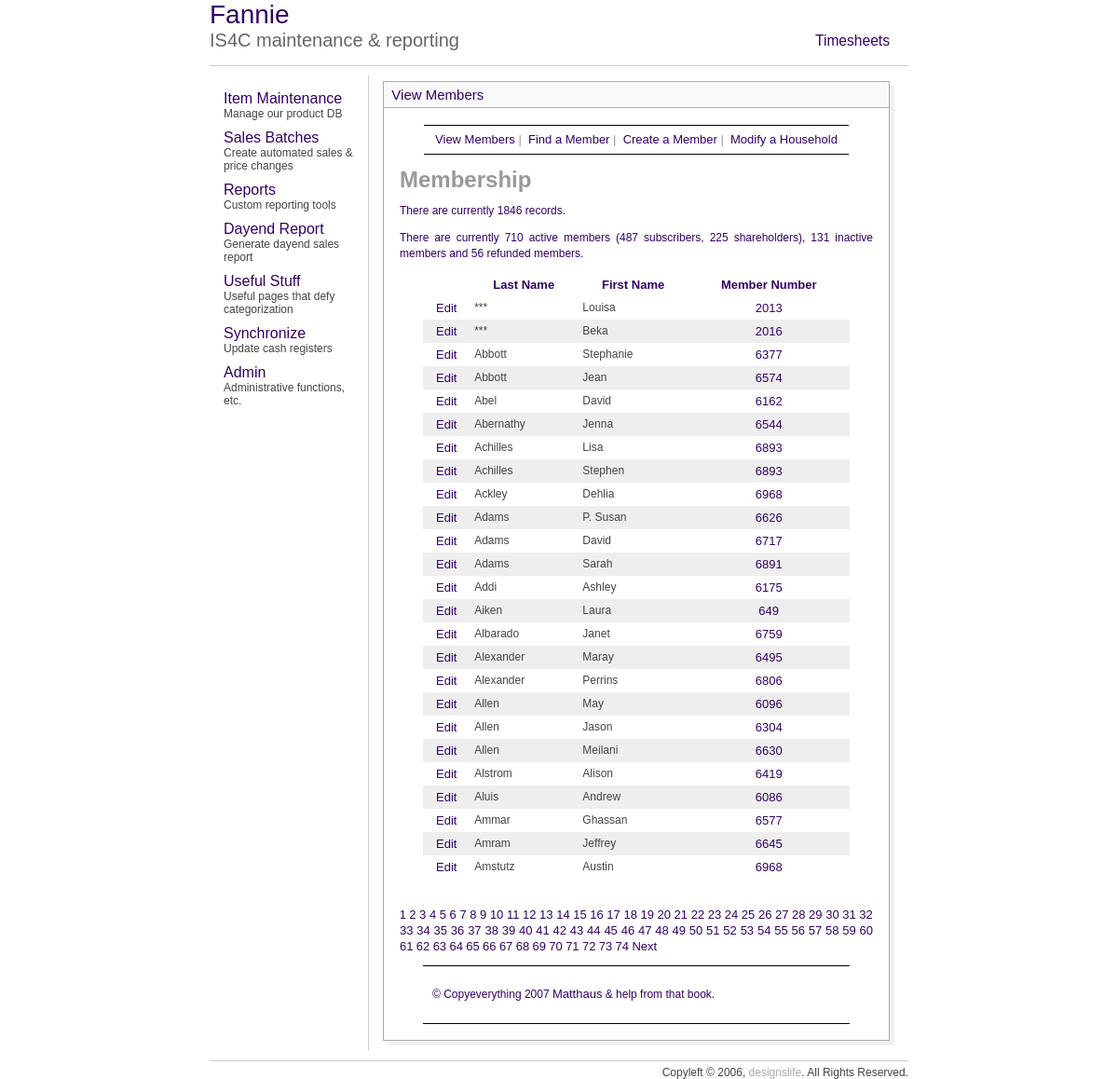
The app's page /mem/view_members.php?sort=lna&s=0&np=74 with its own data.
### tables this page shows
CREATE TABLE `custdata` (
  `CardNo` int(8) default NULL,
  `personNum` tinyint(4) NOT NULL default '1',
  `LastName` varchar(30) default NULL,
  `FirstName` varchar(30) default NULL,
  `CashBack` double NOT NULL default '60',
  `Balance` double NOT NULL default '0',
  `Discount` smallint(6) default NULL,
  `MemDiscountLimit` double NOT NULL default '0',
  `ChargeOk` tinyint(4) NOT NULL default '1',
  `WriteChecks` tinyint(4) NOT NULL default '1',
  `StoreCoupons` tinyint(4) NOT NULL default '1',
  `Type` varchar(10) NOT NULL default 'pc',
  `memType` tinyint(4) default NULL,
  `staff` tinyint(4) NOT NULL default '0',
  `SSI` double NOT NULL default '0',
  `Purchases` double NOT NULL default '0',
  `NumberOfChecks` smallint(6) NOT NULL default '0',
  `memCoupons` int(11) NOT NULL default '1',
  `blueLine` varchar(50) default NULL,
  `Shown` tinyint(4) NOT NULL default '1',
  `id` int(11) NOT NULL auto_increment,
  `modified` datetime NOT NULL,
  `phone` bigint(10) unsigned zerofill default NULL,
  `CouponOK` tinyint(1) default '0',
  PRIMARY KEY  (`id`),
  KEY `LastName` (`LastName`),
  KEY `CardNo_2` (`CardNo`,`memType`,`staff`,`id`,`personNum`)
);

### mem/view_members.php (the view, shortened to what this page needs)
<?php
echo'<h1 id="mainhead">Membership</h1>';
require_once ('../includes/mysqli_connect.php');
mysqli_select_db($db_slave, 'is4c_op');
$display = 25;
$query = "SELECT COUNT(id) FROM custdata ORDER BY cardno ASC";
$result = mysqli_query($db_slave, $query);
$row = mysqli_fetch_array($result, MYSQLI_NUM);
$num_records = $row[0];
$activeQ = "SELECT * FROM custdata WHERE memType in (1,2) AND cardno <> 3000 GROUP BY cardno";
$subscribersQ = "SELECT * FROM custdata WHERE memType = 2 AND cardno <> 3000 GROUP BY cardno";
$shareholdersQ = "SELECT * FROM custdata WHERE memType = 1 AND cardno <> 3000 GROUP BY cardno";
$inactiveQ = "SELECT * FROM custdata WHERE memType = 5 AND cardno <> 3000 GROUP BY cardno";
$refundQ = "SELECT * FROM custdata WHERE memType = 4 AND cardno <> 3000 GROUP BY cardno";
$activeR = mysqli_query($db_slave, $activeQ);
$inactiveR = mysqli_query($db_slave, $inactiveQ);
$refundR = mysqli_query($db_slave, $refundQ);
$subscribersR = mysqli_query($db_slave, $subscribersQ);
$shareholdersR = mysqli_query($db_slave, $shareholdersQ);
$subscribers = mysqli_num_rows($subscribersR);
$shareholders = mysqli_num_rows($shareholdersR);
$active = mysqli_num_rows($activeR);
$inactive = mysqli_num_rows($inactiveR);
$refund = mysqli_num_rows($refundR);
if (isset($_GET['np'])) {
	$num_pages = $_GET['np'];
} else {
	if ($num_records > $display) {
		$num_pages = ceil ($num_records/$display);
	} else {
		$num_pages = 1;
	}
}
if (isset($_GET['s'])) {
	$start = $_GET['s'];
} else {
	$start = 0;
}
$link1 = "{$_SERVER['PHP_SELF']}?sort=lna";
$link2 = "{$_SERVER['PHP_SELF']}?sort=fna";
$link3 = "{$_SERVER['PHP_SELF']}?sort=cna";
if (isset($_GET['sort'])) {
	switch ($_GET['sort']) {
		case 'lna':
		$order_by = 'LastName ASC';
		$link1 = "{$_SERVER['PHP_SELF']}?sort=lnd";
		break;
	}
	$sort = $_GET['sort'];
} else {
	$order_by = 'CardNo DESC';
	$sort = 'cnd';
}
$query = "SELECT LastName, FirstName, CardNo, id FROM custdata WHERE CardNo != 9999 AND CardNo != 99999 ORDER BY $order_by LIMIT $start, $display";
$result = mysqli_query($db_slave, $query);
echo "<p>There are currently $num_records records.</p>\n";
echo "<p>There are currently $active active members ($subscribers subscribers, $shareholders shareholders), $inactive inactive members and $refund refunded members.</p>\n";
echo '<table align="center" width="90%" cellspacing="0" cellpadding="5">
<tr>
<td align="center"><b></b></td>
<td align="center"><b><a href="' . $link1 . '&s=' . $start . '&np=' . $num_pages . '">Last Name</a></b></td>
<td align="center"><b><a href="' . $link2 . '&s=' . $start . '&np=' . $num_pages . '">First Name</a></b></td>
<td align="center"><b><a href="' . $link3 . '&s=' . $start . '&np=' . $num_pages . '">Member Number</a></b></td>
</tr>';
$bg = '#eeeeee';
while ($row = mysqli_fetch_array ($result, MYSQLI_ASSOC)) {
	$bg = ($bg=='#eeeeee' ? '#ffffff' : '#eeeeee');
	echo '<tr bgcolor="' . $bg . '">
	<td align="center"><a href="edit_member.php?id=' . $row['id'] . '">Edit</a></td>
	<td align="left">' . $row['LastName'] . '</td>
	<td align="left">' . $row['FirstName'] . '</td>
	<td align="center"><a href="modify_household.php?cardno=' . $row['CardNo'] . '">' . $row['CardNo'] . ' </a></td>
	</tr>';
}
echo '</table>';
if ($num_pages > 1) {
	echo '<br /><p>';
	$current_page = ($start/$display) + 1;
	for ($i = 1; $i <= $num_pages; $i++) {
		if ($i != $current_page) {
		echo '<a href="view_members.php?s=' . ($display * ($i - 1)) . '&np=' . $num_pages . '&sort=' . $sort . '">' . $i . '</a> ';
		} else {
			echo $i . ' ';
		}
	}
	if ($current_page != $num_pages) {
		echo '<a href="view_members.php?s=' . ($start + $display) . '&np=' . $num_pages . '&sort=' . $sort . '">Next</a> ';
	}
	echo '</p>';
}
?>

### includes/style.css (style rules this page uses)
p { font: "Arial,Lucida"; color:330066; font-size: 1em; line-height: 1.4em; }
body { font-family:arial; font-size:12px; cursor:default; color:AAAAAA; }
td { font-family:arial; font-size:12px; cursor:default; color:444444; }
a { color:330066; text-decoration:none; font-size:13px }

### mem/includes/layout.css (style rules this page uses)
body { font: 12px "Lucida Sans Unicode", Verdana, sans-serif; color: #333333; background: #FFF; margin: 0; padding: 0; }
#wrapper { margin: 0 auto; }
#content { margin: 0 25px 0 25px; padding: 1px; }
div#navbar1 { height: 30px; width: 100%; border-top: solid #000 1px; border-bottom: solid #000 1px; font-family: Arial, Helvetica, sans-serif; font-size: small; text-align: center; padding: 0px; margin: 0px; white-space: nowrap; line-height: 30px; }
#footer { border-bottom: 1px solid #000; border-top: 1px solid #000; margin: 0 25px 0 25px; padding: 10px; }

### records on screen
custdata: LastName "***", FirstName "Louisa", CardNo "2013"
custdata: LastName "***", FirstName "Beka", CardNo "2016"
custdata: LastName "Abbott", FirstName "Stephanie", CardNo "6377"
custdata: LastName "Abbott", FirstName "Jean", CardNo "6574"
custdata: LastName "Abel", FirstName "David", CardNo "6162"
custdata: LastName "Abernathy", FirstName "Jenna", CardNo "6544"
custdata: LastName "Achilles", FirstName "Lisa", CardNo "6893"
custdata: LastName "Achilles", FirstName "Stephen", CardNo "6893"
custdata: LastName "Ackley", FirstName "Dehlia", CardNo "6968"
custdata: LastName "Adams", FirstName "P. Susan", CardNo "6626"
custdata: LastName "Adams", FirstName "David", CardNo "6717"
custdata: LastName "Adams", FirstName "Sarah", CardNo "6891"
custdata: LastName "Addi", FirstName "Ashley", CardNo "6175"
custdata: LastName "Aiken", FirstName "Laura", CardNo "649"
custdata: LastName "Albarado", FirstName "Janet", CardNo "6759"
custdata: LastName "Alexander", FirstName "Maray", CardNo "6495"
custdata: LastName "Alexander", FirstName "Perrins", CardNo "6806"
custdata: LastName "Allen", FirstName "May", CardNo "6096"
custdata: LastName "Allen", FirstName "Jason", CardNo "6304"
custdata: LastName "Allen", FirstName "Meilani", CardNo "6630"
custdata: LastName "Alstrom", FirstName "Alison", CardNo "6419"
custdata: LastName "Aluis", FirstName "Andrew", CardNo "6086"
custdata: LastName "Ammar", FirstName "Ghassan", CardNo "6577"
custdata: LastName "Amram", FirstName "Jeffrey", CardNo "6645"
custdata: LastName "Amstutz", FirstName "Austin", CardNo "6968"

### other values on screen
$num_records "1846"
$active "710"
$subscribers "487"
$shareholders "225"
$inactive "131"
$refund "56"
